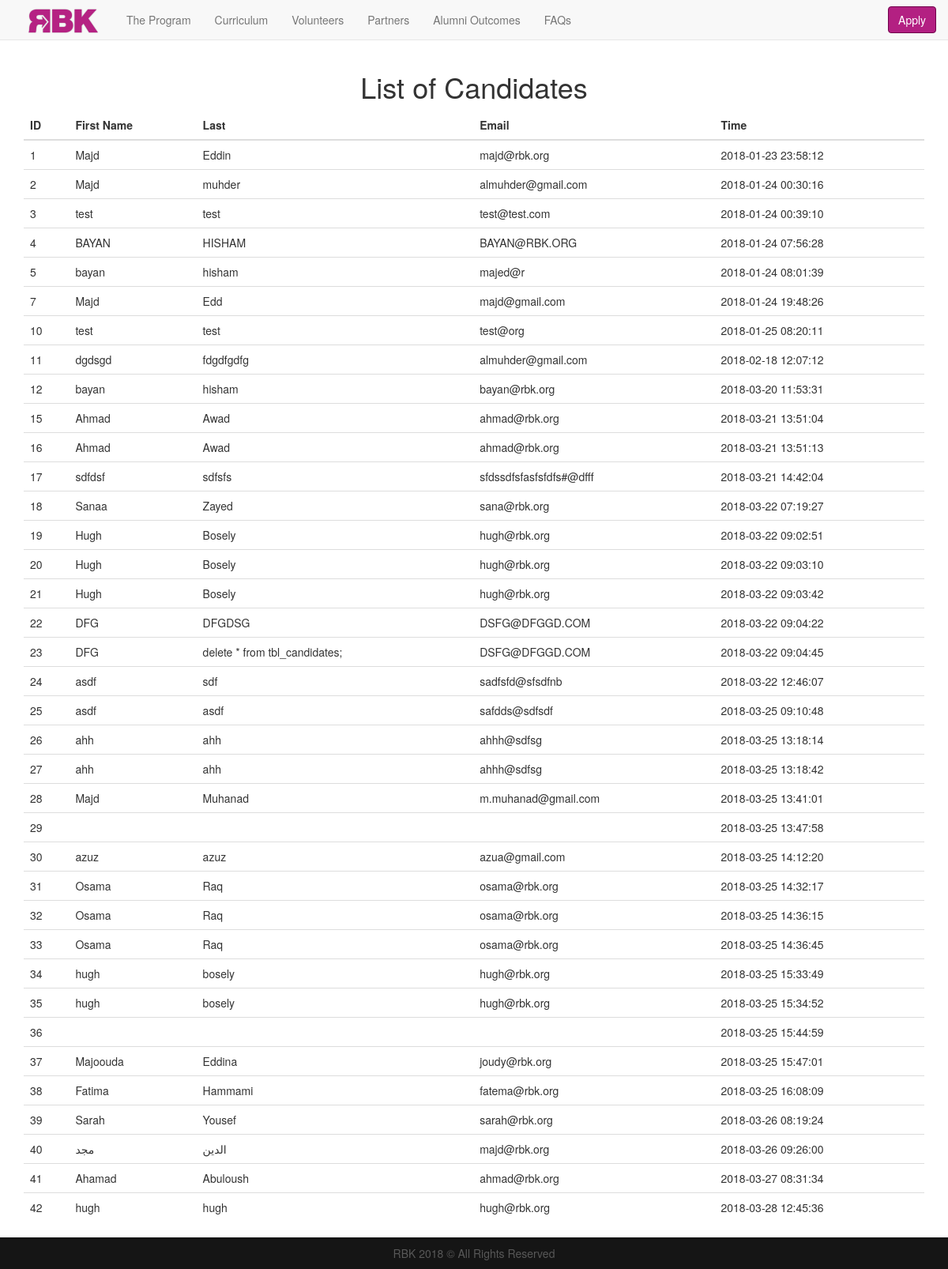
Page /apply/public/admin/bk_index.php on the committed database.
### tables this page shows
CREATE TABLE `tbl_candidates` (
  `id` int(5) NOT NULL,
  `first_name` varchar(100) NOT NULL,
  `last_name` varchar(100) NOT NULL,
  `email` varchar(255) NOT NULL,
  `time` timestamp NOT NULL DEFAULT CURRENT_TIMESTAMP ON UPDATE CURRENT_TIMESTAMP
);

### apply/public/admin/bk_index.php (the view, shortened to what this page needs)
<!DOCTYPE html>
<html lang="en">
<head>
    <link rel="stylesheet" href="https://maxcdn.bootstrapcdn.com/bootstrap/3.3.7/css/bootstrap.min.css"
>
    <link rel="stylesheet" href="../_css/styles.css">
</head>
<body>
        <nav class="navbar navbar-default navbar-fixed-top">
            <div class="container">
               <div class="navbar-header">
                    <a href="http://rbk.org" class="navbar-brand">
                        <img class="img-responsive logo_header" src="../_images/rbk_logo.png" alt="RBK logo"></a>
                </div>
                    <div class="collapse navbar-collapse" id="mydropdown">
                    <ul class="nav navbar-nav">
                        <li class="text-center"><a href="http://rbk.org/#Program">The Program</a></li>
                        <li class="text-center"><a href="http://rbk.org/#Curriculum">Curriculum</a></li>
                        <li class="text-center"><a href="http://rbk.org/#Volunteers">Volunteers</a></li>
                        <li class="text-center"><a href="http://rbk.org/#Partners">Partners</a></li>
                        <li class="text-center"><a href="http://rbk.org/alumni-outcomes/">Alumni Outcomes</a></li>
                        <li class="text-center"><a href="http://rbk.org/faqs/">FAQs</a></li>
                    </ul>
                    <button id="applyButton" class="btn btn-sample navbar-btn navbar-right" onclick="window.open('http://rbkadmissions.herokuapp.com/#/','_self','resizable=yes')">Apply</button>
               </div>
           </div>
        </nav>
    <div class="container" style="padding-top:70px;">
        <h1 class="text-center"> List of Candidates</h1>
        <?php
        $conn = mysqli_connect(SERVER, DB_USERNAME, DB_PASSWORD, DB_NAME);
        mysqli_set_charset($conn,"utf8");
        $sql = "SELECT * FROM tbl_candidates";
        $result = mysqli_query($conn, $sql);
        ?>
  <table class="table table-hover">
    <thead>
      <tr>
        <th>ID</th>
        <th>First Name</th>
        <th>Last</th>
        <th>Email</th>
        <th>Time</th>
      </tr>
    </thead>
    <tbody>
        <?php
        if(mysqli_num_rows($result) > 0){
            while ($row = mysqli_fetch_assoc($result)){
                echo '<tr>
                        <td>'.$row["id"].'</td>
                        <td>'.$row["first_name"].'</td>
                        <td>'.$row["last_name"].'</td>
                        <td>'.$row["email"].'</td>
                        <td>'.$row["time"].'</td>
                    </tr>';
            }
        }
        ?>
    </tbody>
  </table>
    </div>
    <div class="contianer-fluid footer">
        <p class="text-center">RBK 2018 © All Rights Reserved</p>
    </div>
</body>
</html>

### apply/public/_css/styles.css (style rules this page uses)
.btn-sample { color: #ffffff; background-color: #B32082; border-color: #70024B; }
.footer { background-color: #151515; color: #585858; height: 40px; line-height: 40px; }
.logo_header { max-width: 100px; }
.navbar .navbar-brand { padding-top: 10px; }
a { color: #B32082; }

### rows in the picture
tbl_candidates: id "1", first_name "Majd", last_name "Eddin", email "majd@rbk.org", time "2018-01-23 23:58:12"
tbl_candidates: id "2", first_name "Majd", last_name "muhder", email "almuhder@gmail.com", time "2018-01-24 00:30:16"
tbl_candidates: id "3", first_name "test", last_name "test", email "test@test.com", time "2018-01-24 00:39:10"
tbl_candidates: id "4", first_name "BAYAN", last_name "HISHAM", email "BAYAN@RBK.ORG", time "2018-01-24 07:56:28"
tbl_candidates: id "5", first_name "bayan", last_name "hisham", email "majed@r", time "2018-01-24 08:01:39"
tbl_candidates: id "7", first_name "Majd", last_name "Edd", email "majd@gmail.com", time "2018-01-24 19:48:26"
tbl_candidates: id "10", first_name "test", last_name "test", email "test@org", time "2018-01-25 08:20:11"
tbl_candidates: id "11", first_name "dgdsgd", last_name "fdgdfgdfg", email "almuhder@gmail.com", time "2018-02-18 12:07:12"
tbl_candidates: id "12", first_name "bayan", last_name "hisham", email "bayan@rbk.org", time "2018-03-20 11:53:31"
tbl_candidates: id "15", first_name "Ahmad", last_name "Awad", email "ahmad@rbk.org", time "2018-03-21 13:51:04"
tbl_candidates: id "16", first_name "Ahmad", last_name "Awad", email "ahmad@rbk.org", time "2018-03-21 13:51:13"
tbl_candidates: id "17", first_name "sdfdsf", last_name "sdfsfs", email "sfdssdfsfasfsfdfs#@dfff", time "2018-03-21 14:42:04"
tbl_candidates: id "18", first_name "Sanaa", last_name "Zayed", email "sana@rbk.org", time "2018-03-22 07:19:27"
tbl_candidates: id "19", first_name "Hugh", last_name "Bosely", email "hugh@rbk.org", time "2018-03-22 09:02:51"
tbl_candidates: id "20", first_name "Hugh", last_name "Bosely", email "hugh@rbk.org", time "2018-03-22 09:03:10"
tbl_candidates: id "21", first_name "Hugh", last_name "Bosely", email "hugh@rbk.org", time "2018-03-22 09:03:42"
tbl_candidates: id "22", first_name "DFG", last_name "DFGDSG", email "DSFG@DFGGD.COM", time "2018-03-22 09:04:22"
tbl_candidates: id "23", first_name "DFG", last_name "delete * from tbl_candidates;", email "DSFG@DFGGD.COM", time "2018-03-22 09:04:45"
tbl_candidates: id "24", first_name "asdf", last_name "sdf", email "sadfsfd@sfsdfnb", time "2018-03-22 12:46:07"
tbl_candidates: id "25", first_name "asdf", last_name "asdf", email "safdds@sdfsdf", time "2018-03-25 09:10:48"
tbl_candidates: id "26", first_name "ahh", last_name "ahh", email "ahhh@sdfsg", time "2018-03-25 13:18:14"
tbl_candidates: id "27", first_name "ahh", last_name "ahh", email "ahhh@sdfsg", time "2018-03-25 13:18:42"
tbl_candidates: id "28", first_name "Majd", last_name "Muhanad", email "m.muhanad@gmail.com", time "2018-03-25 13:41:01"
tbl_candidates: id "29", time "2018-03-25 13:47:58"
tbl_candidates: id "30", first_name "azuz", last_name "azuz", email "azua@gmail.com", time "2018-03-25 14:12:20"
tbl_candidates: id "31", first_name "Osama", last_name "Raq", email "osama@rbk.org", time "2018-03-25 14:32:17"
tbl_candidates: id "32", first_name "Osama", last_name "Raq", email "osama@rbk.org", time "2018-03-25 14:36:15"
tbl_candidates: id "33", first_name "Osama", last_name "Raq", email "osama@rbk.org", time "2018-03-25 14:36:45"
tbl_candidates: id "34", first_name "hugh", last_name "bosely", email "hugh@rbk.org", time "2018-03-25 15:33:49"
tbl_candidates: id "35", first_name "hugh", last_name "bosely", email "hugh@rbk.org", time "2018-03-25 15:34:52"
tbl_candidates: id "36", time "2018-03-25 15:44:59"
tbl_candidates: id "37", first_name "Majoouda", last_name "Eddina", email "joudy@rbk.org", time "2018-03-25 15:47:01"
tbl_candidates: id "38", first_name "Fatima", last_name "Hammami", email "fatema@rbk.org", time "2018-03-25 16:08:09"
tbl_candidates: id "39", first_name "Sarah", last_name "Yousef", email "sarah@rbk.org", time "2018-03-26 08:19:24"
tbl_candidates: id "40", first_name "مجد", last_name "الدين", email "majd@rbk.org", time "2018-03-26 09:26:00"
tbl_candidates: id "41", first_name "Ahamad", last_name "Abuloush", email "ahmad@rbk.org", time "2018-03-27 08:31:34"
tbl_candidates: id "42", first_name "hugh", last_name "hugh", email "hugh@rbk.org", time "2018-03-28 12:45:36"
